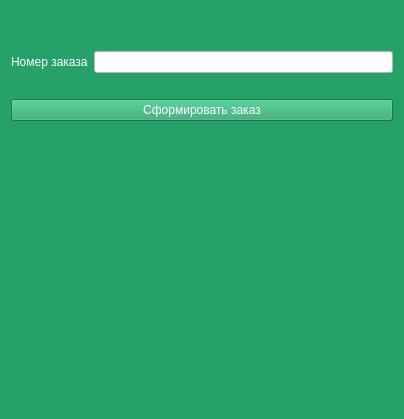
<?xml version="1.0" encoding="UTF-8"?>
<ui version="4.0">
 <class>Form</class>
 <widget class="QWidget" name="Form">
  <property name="geometry">
   <rect>
    <x>0</x>
    <y>0</y>
    <width>404</width>
    <height>419</height>
   </rect>
  </property>
  <property name="minimumSize">
   <size>
    <width>293</width>
    <height>363</height>
   </size>
  </property>
  <property name="maximumSize">
   <size>
    <width>404</width>
    <height>419</height>
   </size>
  </property>
  <property name="windowTitle">
   <string>Новый заказ</string>
  </property>
  <property name="styleSheet">
   <string notr="true">color: rgb(255, 255, 255);
background-color: rgb(38, 162, 105);</string>
  </property>
  <layout class="QVBoxLayout" name="verticalLayout">
   <item>
    <spacer name="verticalSpacer_2">
     <property name="orientation">
      <enum>Qt::Vertical</enum>
     </property>
     <property name="sizeType">
      <enum>QSizePolicy::Maximum</enum>
     </property>
     <property name="sizeHint" stdset="0">
      <size>
       <width>20</width>
       <height>40</height>
      </size>
     </property>
    </spacer>
   </item>
   <item>
    <layout class="QHBoxLayout" name="horizontalLayout">
     <item>
      <widget class="QLabel" name="label">
       <property name="text">
        <string>Номер заказа</string>
       </property>
      </widget>
     </item>
     <item>
      <widget class="QLineEdit" name="order_id_edit">
       <property name="styleSheet">
        <string notr="true">background-color: rgb(255, 255, 255);
color: rgb(0, 0, 0);</string>
       </property>
      </widget>
     </item>
    </layout>
   </item>
   <item>
    <widget class="QLabel" name="info_label">
     <property name="styleSheet">
      <string notr="true">color: rgb(224, 27, 36);</string>
     </property>
     <property name="text">
      <string/>
     </property>
     <property name="alignment">
      <set>Qt::AlignCenter</set>
     </property>
    </widget>
   </item>
   <item>
    <widget class="QPushButton" name="create_order_btn">
     <property name="text">
      <string>Сформировать заказ</string>
     </property>
     <property name="shortcut">
      <string>Return</string>
     </property>
    </widget>
   </item>
   <item>
    <spacer name="verticalSpacer">
     <property name="orientation">
      <enum>Qt::Vertical</enum>
     </property>
     <property name="sizeHint" stdset="0">
      <size>
       <width>20</width>
       <height>40</height>
      </size>
     </property>
    </spacer>
   </item>
  </layout>
 </widget>
 <resources/>
 <connections/>
</ui>
